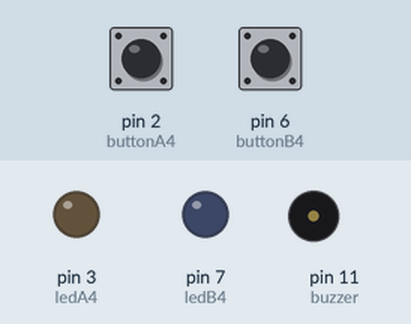
Simulated run of this sketch. Board: Arduino Uno, built with avr-gcc and run on an emulated ATmega328P. Parts: output pins drawn as LEDs (lit = HIGH), buzzer (waves = sounding). The inputs (shaded band) are chosen by the test bench; at power-on: pin 2 (buttonA4) LOW, pin 6 (buttonB4) LOW.

Above: at 1.2 s.
1.3 s: pin 2 (buttonA4) pulled HIGH for 0.15 s
At 1.69 s:
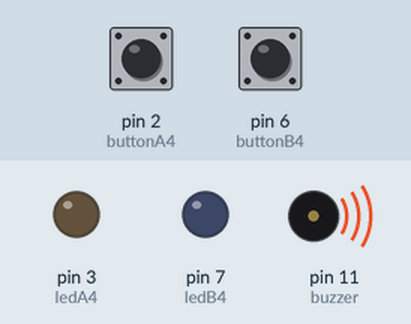
3.4 s: pin 6 (buttonB4) pulled HIGH for 0.15 s
At 3.52 s:
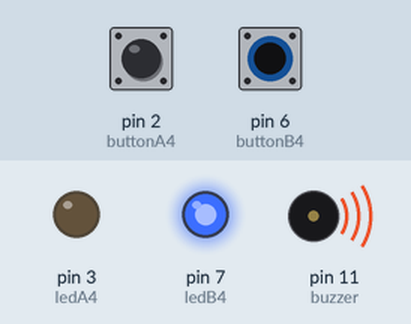
5.1 s: pin 2 (buttonA4) pulled HIGH for 1 s
At 5.5 s:
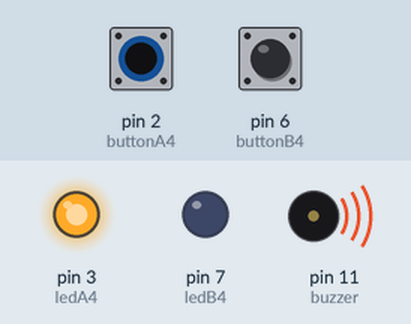
7.6 s: pin 6 (buttonB4) pulled HIGH for 1 s
At 8.42 s:
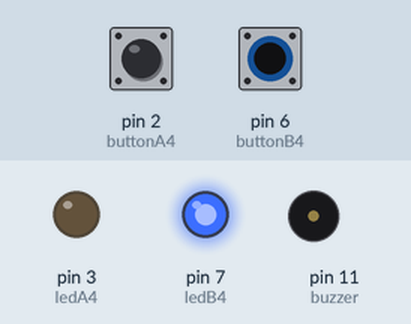
10.1 s: pin 6 (buttonB4) pulled HIGH for 3.2 s
At 14.0 s:
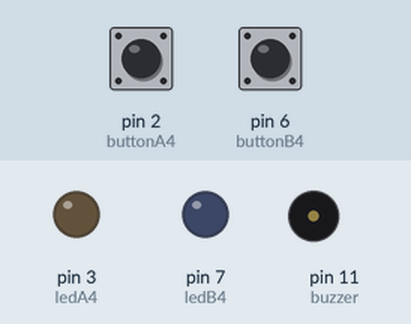
14.8 s: pin 2 (buttonA4) pulled HIGH for 3.2 s
At 16.2 s:
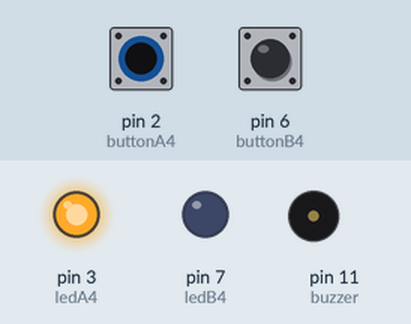
Timing chart, 0 to 19.6 s (numbered marks = the images above; inputs shaded):
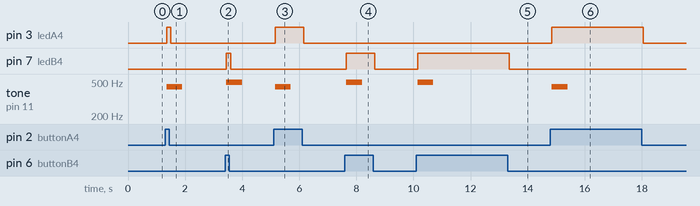

Measured:
- after the input at 1.3 s, pin 3 (ledA4): LOW → HIGH after 0.05 s, → LOW 0.15 s later; tone on pin 11 (buzzer): silent → 440 Hz after 0.05 s, → silent 0.55 s later
- after the input at 3.4 s, pin 7 (ledB4): LOW → HIGH after 0.05 s, → LOW 0.15 s later; tone on pin 11 (buzzer): silent → 494 Hz after 0.05 s, → silent 0.55 s later
- after the input at 5.1 s, pin 3 (ledA4): LOW → HIGH after 0.05 s, → LOW 1.0 s later; tone on pin 11 (buzzer): silent → 440 Hz after 0.05 s, → silent 0.55 s later
- after the input at 7.6 s, pin 7 (ledB4): LOW → HIGH after 0.05 s, → LOW 1.0 s later; tone on pin 11 (buzzer): silent → 494 Hz after 0.05 s, → silent 0.55 s later
- after the input at 10.1 s, pin 7 (ledB4): LOW → HIGH after 0.05 s, → LOW 3.2 s later; tone on pin 11 (buzzer): silent → 494 Hz after 0.05 s, → silent 0.55 s later
- after the input at 14.8 s, pin 3 (ledA4): LOW → HIGH after 0.05 s, → LOW 3.2 s later; tone on pin 11 (buzzer): silent → 440 Hz after 0.05 s, → silent 0.55 s later

The sketch:

Workshop_Day2_Piano.ino
```cpp
#include <Pitches.h>

int buttonA4 = 2;
int buttonA4State;
int lastButtonA4State = LOW;
int ledA4 = 3;

int buttonB4 = 6;
int buttonB4State;
int lastButtonB4State = LOW;
int ledB4 = 7;

int buzzer = 11;

unsigned long lastDebounceTime = 0;
unsigned long debounceDelay = 50;

void setup() {
pinMode(buttonA4, INPUT);
pinMode(buttonB4, INPUT);
pinMode(ledA4, OUTPUT);
pinMode(ledB4, OUTPUT);
pinMode(buzzer, OUTPUT);
}

void loop() {
  noteA4();
  noteB4();
}

void noteA4(){
  int reading = digitalRead(buttonA4);

  if(reading != lastButtonA4State){
    lastDebounceTime = millis();
    }
  if((millis() - lastDebounceTime) > debounceDelay){
    if(reading != buttonA4State){
      buttonA4State = reading;

      if(buttonA4State == HIGH){
        tone(buzzer, NOTE_A4, 550);
        digitalWrite(ledA4, HIGH);
        //delay(250);
      }
      else{
        digitalWrite(ledA4, LOW);
        }
        }
      }
      lastButtonA4State = reading;
    }

void noteB4(){
  int reading = digitalRead(buttonB4);

  if(reading != lastButtonB4State){
    lastDebounceTime = millis();
    }
  if((millis() - lastDebounceTime) > debounceDelay){
    if(reading != buttonB4State){
      buttonB4State = reading;

      if(buttonB4State == HIGH){
        tone(buzzer, NOTE_B4, 550);
        digitalWrite(ledB4, HIGH);
        //delay(250);
      }
      else{
        digitalWrite(ledB4, LOW);
        }
        }
      }
      lastButtonB4State = reading;
    }
```

Pitches.h
```cpp
#define NOTE_B0  31
#define NOTE_C1  33
#define NOTE_CS1 35
#define NOTE_D1  37
#define NOTE_DS1 39
#define NOTE_E1  41
#define NOTE_F1  44
#define NOTE_FS1 46
#define NOTE_G1  49
#define NOTE_GS1 52
#define NOTE_A1  55
#define NOTE_AS1 58
#define NOTE_B1  62
#define NOTE_C2  65
#define NOTE_CS2 69
#define NOTE_D2  73
#define NOTE_DS2 78
#define NOTE_E2  82
#define NOTE_F2  87
#define NOTE_FS2 93
#define NOTE_G2  98
#define NOTE_GS2 104
#define NOTE_A2  110
#define NOTE_AS2 117
#define NOTE_B2  123
#define NOTE_C3  131
#define NOTE_CS3 139
#define NOTE_D3  147
#define NOTE_DS3 156
#define NOTE_E3  165
#define NOTE_F3  175
#define NOTE_FS3 185
#define NOTE_G3  196
#define NOTE_GS3 208
#define NOTE_A3  220
#define NOTE_AS3 233
#define NOTE_B3  247
#define NOTE_C4  262
#define NOTE_CS4 277
#define NOTE_D4  294
#define NOTE_DS4 311
#define NOTE_E4  330
#define NOTE_F4  349
#define NOTE_FS4 370
#define NOTE_G4  392
#define NOTE_GS4 415
#define NOTE_A4  440
#define NOTE_AS4 466
#define NOTE_B4  494
#define NOTE_C5  523
#define NOTE_CS5 554
#define NOTE_D5  587
#define NOTE_DS5 622
#define NOTE_E5  659
#define NOTE_F5  698
#define NOTE_FS5 740
#define NOTE_G5  784
#define NOTE_GS5 831
#define NOTE_A5  880
#define NOTE_AS5 932
#define NOTE_B5  988
#define NOTE_C6  1047
#define NOTE_CS6 1109
#define NOTE_D6  1175
#define NOTE_DS6 1245
#define NOTE_E6  1319
#define NOTE_F6  1397
#define NOTE_FS6 1480
#define NOTE_G6  1568
#define NOTE_GS6 1661
#define NOTE_A6  1760
#define NOTE_AS6 1865
#define NOTE_B6  1976
#define NOTE_C7  2093
#define NOTE_CS7 2217
#define NOTE_D7  2349
#define NOTE_DS7 2489
#define NOTE_E7  2637
#define NOTE_F7  2794
#define NOTE_FS7 2960
#define NOTE_G7  3136
#define NOTE_GS7 3322
#define NOTE_A7  3520
#define NOTE_AS7 3729
#define NOTE_B7  3951
#define NOTE_C8  4186
#define NOTE_CS8 4435
#define NOTE_D8  4699
#define NOTE_DS8 4978
```
